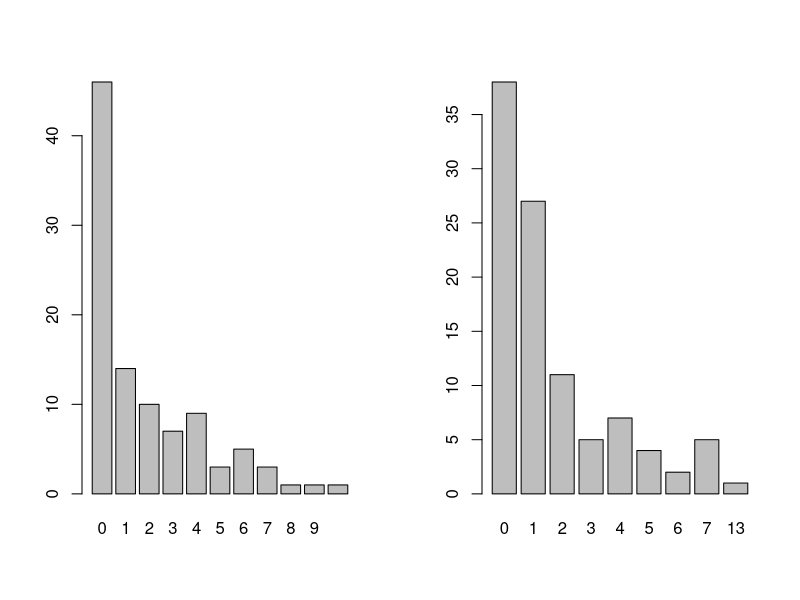
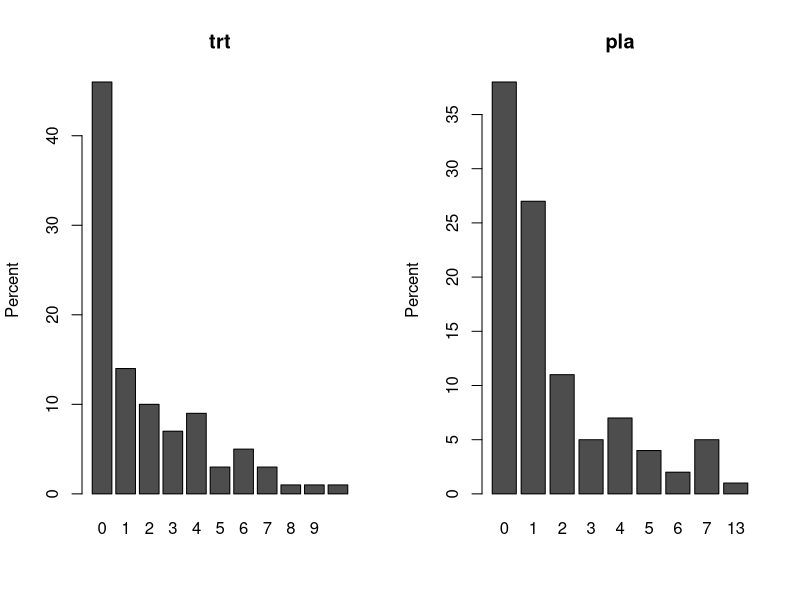

Reproduce these figures in R, in order.

#~~~~~~~~~~~~~~~~~~~~~~~~~~~~~~~~~~~~~~~~~~~~~~~~~~~~~~~~~~~

# gamma and rnbinom equivalence 

  rm(list=ls())
  require(tidyverse)
  require(MASS)
  
#~~~~~~~~~~~~~~~~~~~~~~~~~~~~~~~~~~~~~~~~~~~~~~~~~~~~~~~~~~~~
  
  # pop parameters
  n  <- 100
  k  <- 1.3   # this is k, alpha=1/k
  1/k         # alpha reported as theta in neg binomial
  mu <- 2
  
  fup  <- 2
  drop <- 0.4

#~~~~~~~~~~~~~~~~~~~~~~~~~~~~~~~~~~~~~~~~~~~~~~~~~~~~~~~~~~~~
  
  # discontinuations and follow up
  f        <- - rexp(n) / log(1-drop)
  length   <- ifelse(f > fup, fup, f)   
  logleng  <- log(length)  # offset
  
#~~~~~~~~~~~~~~~~~~~~~~~~~~~~~~~~~~~~~~~~~~~~~~~~~~~~~~~~~~~~ 
  
  # rnbinom approach
  mu   <-   c(rep(mu,n) )
  y <-  rnbinom(n,  p=1/(1+ mu*length* k),      size=1/k)  
  summary(glm.nb(y~1+offset(logleng)))

#~~~~~~~~~~~~~~~~~~~~~~~~~~~~~~~~~~~~~~~~~~~~~~~~~~~~~~~~~~~~~~
  
  ## Simulate the gamma-shaped subject effect
  s <- rgamma(n, shape = 1/k, scale = k)
  lambda1 <- mu * s  ## Simulate rate
  y_0 <- rpois(n = n, lambda = (length*lambda1))  # Simulate counts, added length here
  summary(glm.nb(y_0~1 +offset(logleng)))

#~~~~~~~~~~~~~~~~~~~~~~~~~~~~~~~~~~~~~~~~~~~~~~~~~~~~~~~~~~~~~~
  

#~~~~~~~~~~~~~~~~~~~~~~~~~~~~~~~~~~~~~~~~~~~~~~~~~~~~~~~~~~~~~
  # plot
  
  trt <- y
  pla <- y_0
  
  # plot counts
  par(mfrow=c(1,2))
  trt %>% table %>% barplot() #quick and dirty
  trt %>% table %>% prop.table
  pla %>% table %>% barplot() #quick and dirty
  pla %>% table %>% prop.table
  par(mfrow=c(1,1))
  
  # plot proportion
  par(mfrow=c(1,2))
  data_perc <- t(prop.table(table(trt))) * 100    # Convert data to probability table
  barplot(data_perc, ylab = "Percent", main ="trt")
  data_perc <- t(prop.table(table(pla))) * 100    # Convert data to probability table
  barplot(data_perc, ylab = "Percent", main ="pla")
  par(mfrow=c(1,1))
   
#~~~~~~~~~~~~~~~~~~~~~~~~~~~~~~~~~~~~~~~~~~~~~~~~~~~~~~~~~~~~~~

  
  
  
  
  
  
  
  
  
  
  
  
  
  
